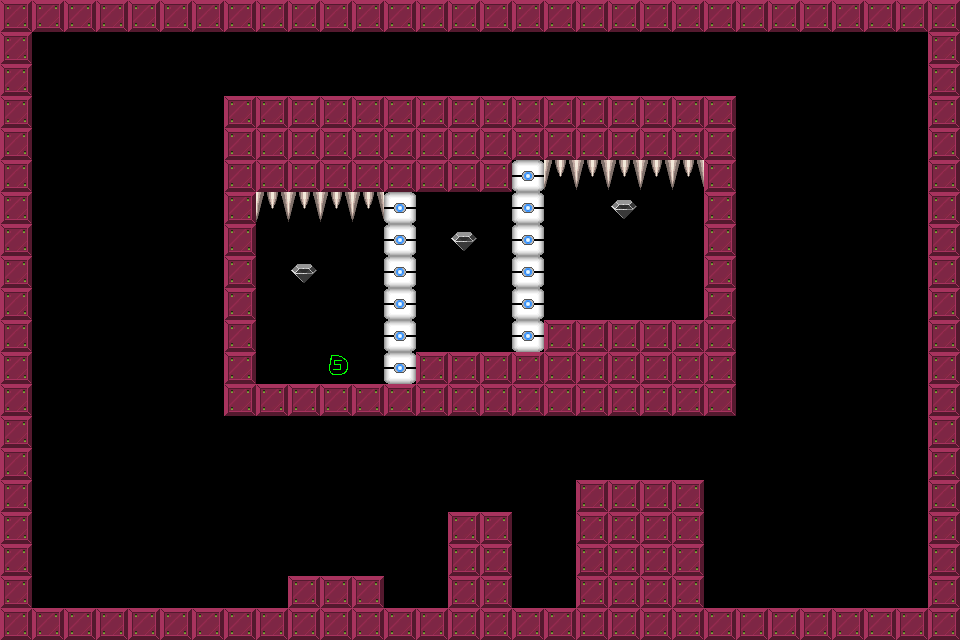

Below is a game level as drawn by its tile map, then a one-line description and the .tmx that defines it (tile-layer data replaced by summaries):
An orthogonal 30x20 tile map with 32x32 px tiles, 1 tile layer (Tile Layer 1).

<map version="1.0" orientation="orthogonal" width="30" height="20" tilewidth="32" tileheight="32">
 <tileset firstgid="1" name="brick-1" tilewidth="32" tileheight="32">
  <image source="brick-1.png" width="128" height="128" />
  <tile id="0">
   <properties>
    <property name="components" value="Platform" />
   </properties>
  </tile>
  <tile id="1">
   <properties>
    <property name="components" value="PlayerStart" />
   </properties>
  </tile>
  <tile id="2">
   <properties>
    <property name="components" value="Spikes, Deadly" />
   </properties>
  </tile>
  <tile id="3">
   <properties>
    <property name="components" value="Gem" />
   </properties>
  </tile>
  <tile id="4">
   <properties>
    <property name="components" value="Spikes, Deadly" />
   </properties>
  </tile>
  <tile id="5">
   <properties>
    <property name="components" value="Stone, Pushable, Platform" />
   </properties>
  </tile>
  <tile id="6">
   <properties>
    <property name="components" value="Gem, PowerUp" />
   </properties>
  </tile>
  <tile id="7">
   <properties>
    <property name="components" value="Gem, PowerDown" />
   </properties>
  </tile>
  <tile id="8">
   <properties>
    <property name="components" value="AntiStone, Pushable, Platform" />
   </properties>
  </tile>
 </tileset>
 <layer name="Tile Layer 1" width="30" height="20">
  <data>[600 cells, 230 non-empty, 5 distinct tile ids]</data>
 </layer>
</map>
